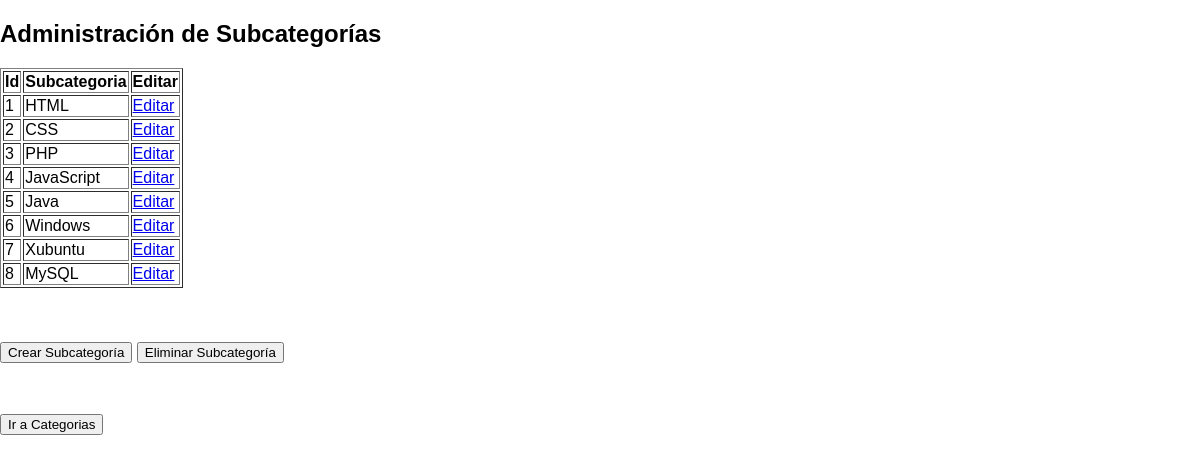
/subcategorias.php, run on the app's committed database.
### tables this page shows
CREATE TABLE Subcategorias (
    id INT AUTO_INCREMENT PRIMARY KEY,
    nombre VARCHAR(100) NOT NULL,
    categoria_id INT NOT NULL,
    
    FOREIGN KEY (categoria_id) REFERENCES Categorias(id) ON DELETE CASCADE
);

### subcategorias.php (the view, shortened to what this page needs)
<?php
$servername = "localhost";
$username = "root";
$password = "zero_krawen83";
$database = "bd_plataforma_examenes";
$conn = new mysqli($servername, $username, $password, $database);
$sql = "SELECT subcategorias.id AS ID, subcategorias.nombre AS subcategoria
        FROM subcategorias
        ORDER BY subcategorias.id";
$result = $conn->query($sql);
?>
<!DOCTYPE html>
<html lang="es">
<head>
    <link rel="stylesheet" href="css\estilogeneral.css">
    <h2>Administración de Subcategorías</h2>
</head>
<body>
<div class="form-group">
    <table border="1">
        <tr>
            <th>Id</th>
            <th>Subcategoria</th>
            <th>Editar</th>
        </tr>
        <?php
            $previous_id = null;
            if ($result->num_rows > 0) {
            while($row = $result->fetch_assoc()) {
            if ($row["ID"] != $previous_id) {
            echo "<tr>";
            echo "<td>" . $row["ID"] . "</td>";
            echo "<td>" . $row["subcategoria"] . "</td>";
            echo "<td><a href='editar_subcategoria.php?id=" . $row["ID"] . "'>Editar</a></td>";
            echo "</tr>";
            } else {
            echo "<td></td><td></td>";
        }
        $previous_id = $row["ID"];
    }
} else {
    echo "<tr><td colspan='4'>No se encontraron resultados</td></tr>";
}
?>
</table>
<br><br><br>
    <button onclick="crearSubcategoria()">Crear Subcategoría</button>
    <button onclick="eliminarSubcategoria()">Eliminar Subcategoría</button>
    <br><br><br>
</div>
</body>
<footer>
<a href="categorias.php"><button>Ir a Categorias</button></a>
</footer>
</html>

### css/estilogeneral.css (style rules this page uses)
body { margin: 0; padding: 0; font-family: Arial, sans-serif; }
.form-group { margin-bottom: 15px; }

### data on the page
subcategorias: id "1", nombre "HTML"
subcategorias: id "2", nombre "CSS"
subcategorias: id "3", nombre "PHP"
subcategorias: id "4", nombre "JavaScript"
subcategorias: id "5", nombre "Java"
subcategorias: id "6", nombre "Windows"
subcategorias: id "7", nombre "Xubuntu"
subcategorias: id "8", nombre "MySQL"
